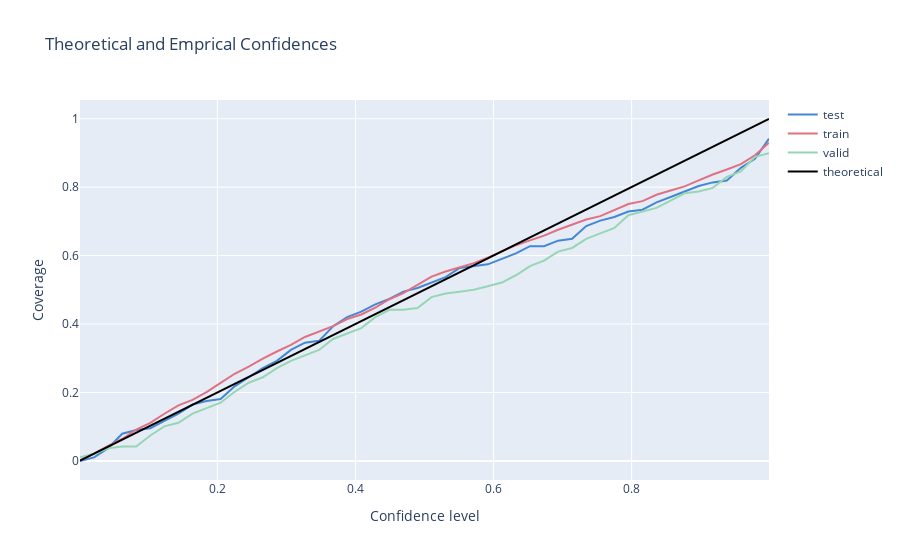

Here is the notebook cell this chart was saved with:
### Code cell
fig = plot_coverage_curves(coverage_curves)
fig.show()
